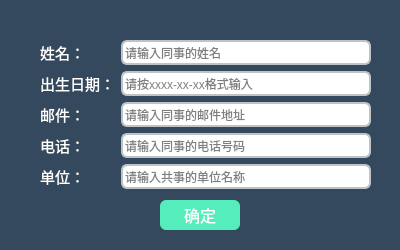
<?xml version="1.0" encoding="UTF-8"?>
<ui version="4.0">
 <class>workmateif</class>
 <widget class="QWidget" name="workmateif">
  <property name="geometry">
   <rect>
    <x>0</x>
    <y>0</y>
    <width>400</width>
    <height>250</height>
   </rect>
  </property>
  <property name="minimumSize">
   <size>
    <width>400</width>
    <height>250</height>
   </size>
  </property>
  <property name="maximumSize">
   <size>
    <width>400</width>
    <height>250</height>
   </size>
  </property>
  <property name="windowTitle">
   <string>同事</string>
  </property>
  <property name="styleSheet">
   <string notr="true">QPushButton{border-radius:6;color:white;background-color:rgb(85, 237, 187);}
QPushButton:pressed{border-radius:6;color:white;background-color:rgb(191, 240, 224);}
QLineEdit{border:2px solid #bdc3c7;border-radius: 6;}
QWidget#workmateif{background-color: #34495e;}
QLabel{color:white;}</string>
  </property>
  <widget class="QPushButton" name="surepushButton">
   <property name="geometry">
    <rect>
     <x>160</x>
     <y>200</y>
     <width>80</width>
     <height>30</height>
    </rect>
   </property>
   <property name="minimumSize">
    <size>
     <width>80</width>
     <height>30</height>
    </size>
   </property>
   <property name="font">
    <font>
     <pointsize>12</pointsize>
    </font>
   </property>
   <property name="text">
    <string>确定</string>
   </property>
  </widget>
  <widget class="QWidget" name="widget" native="true">
   <property name="geometry">
    <rect>
     <x>40</x>
     <y>40</y>
     <width>361</width>
     <height>153</height>
    </rect>
   </property>
   <layout class="QFormLayout" name="formLayout">
    <item row="0" column="0">
     <widget class="QLabel" name="label">
      <property name="font">
       <font>
        <pointsize>11</pointsize>
       </font>
      </property>
      <property name="text">
       <string>姓名：</string>
      </property>
     </widget>
    </item>
    <item row="0" column="1">
     <widget class="QLineEdit" name="wmnlineEdit">
      <property name="minimumSize">
       <size>
        <width>250</width>
        <height>25</height>
       </size>
      </property>
      <property name="maximumSize">
       <size>
        <width>250</width>
        <height>25</height>
       </size>
      </property>
      <property name="placeholderText">
       <string>请输入同事的姓名</string>
      </property>
     </widget>
    </item>
    <item row="1" column="0">
     <widget class="QLabel" name="label_2">
      <property name="font">
       <font>
        <pointsize>11</pointsize>
       </font>
      </property>
      <property name="text">
       <string>出生日期：</string>
      </property>
     </widget>
    </item>
    <item row="1" column="1">
     <widget class="QLineEdit" name="wmblineEdit">
      <property name="minimumSize">
       <size>
        <width>250</width>
        <height>25</height>
       </size>
      </property>
      <property name="maximumSize">
       <size>
        <width>250</width>
        <height>25</height>
       </size>
      </property>
      <property name="placeholderText">
       <string>请按xxxx-xx-xx格式输入</string>
      </property>
     </widget>
    </item>
    <item row="2" column="0">
     <widget class="QLabel" name="label_3">
      <property name="font">
       <font>
        <pointsize>11</pointsize>
       </font>
      </property>
      <property name="text">
       <string>邮件：</string>
      </property>
     </widget>
    </item>
    <item row="2" column="1">
     <widget class="QLineEdit" name="wmelineEdit">
      <property name="minimumSize">
       <size>
        <width>250</width>
        <height>25</height>
       </size>
      </property>
      <property name="maximumSize">
       <size>
        <width>250</width>
        <height>25</height>
       </size>
      </property>
      <property name="placeholderText">
       <string>请输入同事的邮件地址</string>
      </property>
     </widget>
    </item>
    <item row="3" column="0">
     <widget class="QLabel" name="label_4">
      <property name="font">
       <font>
        <pointsize>11</pointsize>
       </font>
      </property>
      <property name="text">
       <string>电话：</string>
      </property>
     </widget>
    </item>
    <item row="3" column="1">
     <widget class="QLineEdit" name="wmplineEdit">
      <property name="minimumSize">
       <size>
        <width>250</width>
        <height>25</height>
       </size>
      </property>
      <property name="maximumSize">
       <size>
        <width>250</width>
        <height>25</height>
       </size>
      </property>
      <property name="placeholderText">
       <string>请输入同事的电话号码</string>
      </property>
     </widget>
    </item>
    <item row="4" column="0">
     <widget class="QLabel" name="label_5">
      <property name="font">
       <font>
        <pointsize>11</pointsize>
       </font>
      </property>
      <property name="text">
       <string>单位：</string>
      </property>
     </widget>
    </item>
    <item row="4" column="1">
     <widget class="QLineEdit" name="wmclineEdit">
      <property name="minimumSize">
       <size>
        <width>250</width>
        <height>25</height>
       </size>
      </property>
      <property name="maximumSize">
       <size>
        <width>250</width>
        <height>25</height>
       </size>
      </property>
      <property name="placeholderText">
       <string>请输入共事的单位名称</string>
      </property>
     </widget>
    </item>
   </layout>
  </widget>
 </widget>
 <resources/>
 <connections/>
</ui>
